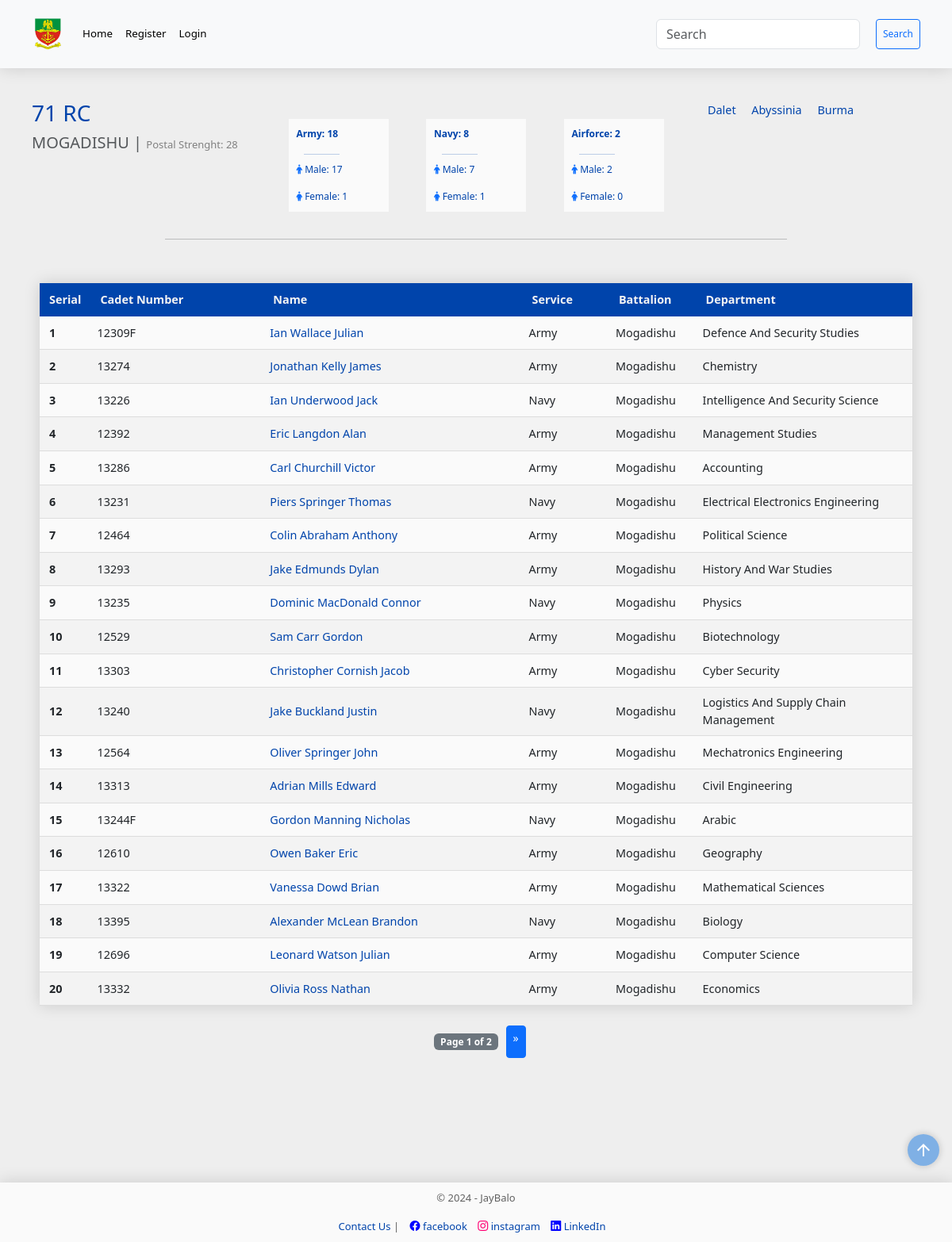
/course/1/1, run on the app's committed database.
### models.py (models this page shows, shortened)
class RegularCourse(db.Model):
    __tablename__="regular_courses"
    id = Column("id", Integer, primary_key=True)
    course_no = Column("course_no", Integer, nullable=False)
    cadet = relationship('Cadet', back_populates='regular_course')

class Battalion(db.Model):
    __tablename__="battalions"
    id = Column("id", Integer, primary_key=True, autoincrement=True)
    bn = Column("bn", String, nullable=False)
    cadet = relationship('Cadet', back_populates='bn')

class Cadet(db.Model):
    __tablename__= "cadets"
    id = Column("id", Integer, primary_key=True, autoincrement=True)
    cadet_no = Column("cadet_no", String, unique=True, nullable=False)
    first_name = Column("first_name", String, nullable=False)
    middle_name = Column("middle_name", String, nullable=True)
    last_name = Column("last_name", String, nullable=False)
    religion = Column("religion", String, nullable=False)
    state = Column("state", String, nullable=False)
    lga = Column("lga", String, nullable=False)
    date_of_enlistment = Column("date_of_enlistment", String, nullable=False)
    date_of_birth = Column("date_of_birth", String, nullable=False)
    department_id = Column('department_id', ForeignKey('departments.id'), nullable=False)
    department = relationship('Department', back_populates='cadets')
    bn_id = Column("bn_id", ForeignKey('battalions.id'), nullable=False)
    bn = relationship('Battalion', back_populates='cadet')
    gender_id = Column("gender_id", ForeignKey('genders.id'), nullable=False)
    gender = relationship('Gender', back_populates='cadet')
    service_id = Column("service_id", ForeignKey('services.id'), nullable=False)
    service = relationship('Service', back_populates='cadet')
    regular_id = Column("regular_id", ForeignKey('regular_courses.id'), nullable=False)
    regular_course = relationship('RegularCourse', back_populates='cadet')
    medical = relationship('Medical', back_populates='cadet')
    admission_count = Column("admission_count", Integer, nullable=False, default=0)
    admission_date = Column(Date, nullable=True)  # New field for admission date
    scores = relationship("Score", back_populates='cadet', uselist=False)
    service_scores = relationship("ServiceScore", back_populates='cadet', uselist=False)
    courses = relationship("Course", back_populates="cadet")
    profile_picture = relationship('ProfilePicture', back_populates='cadet')

class Service(db.Model):
    __tablename__="services"
    id = Column('id', Integer, primary_key=True)
    service_type = Column('service_type', String, nullable=False)
    service_subjects = relationship('ServiceSubject', back_populates='service')
    cadet = relationship('Cadet', back_populates='service')

class Department(db.Model):
    __tablename__="departments"
    id = Column("id", Integer, primary_key=True)
    department_name = Column("department_name", String, nullable=False)
    faculty_id = Column("faculty_id", ForeignKey('faculties.id'), nullable=False)
    faculty = relationship('Faculty', back_populates='departments')
    cadets = relationship('Cadet', back_populates='department')
    courses = relationship('Course', back_populates='department')

### main.py (the view)
@app.route("/course/<int:id>/<int:bn_id>", methods=["GET"])
def select_course_bn(id, bn_id):
    search_form = SearchForm()
    page = request.args.get("page", 1, type=int)
    per_page = 20
    course_cadets = session.query(Cadet).filter(Cadet.regular_id == id, Cadet.bn_id == bn_id).all()
    course_no = session.query(RegularCourse).filter(RegularCourse.id == id).first()
    battalion = session.query(Battalion).filter(Battalion.id == bn_id).first()
    other_bn = session.query(Battalion).filter(Battalion.id != bn_id).all()
    start = (page - 1) * per_page
    end = start + per_page
    paginated_cadets = course_cadets[start:end]
    course = session.query(RegularCourse).all()
    course_dict = {}
    for course_object in course:
        key = course_object.id
        cse_count = session.query(Cadet).filter(Cadet.regular_id == key).count()
        course_dict[key] = [course_object.course_no, cse_count]
    course_cadets_count = session.query(Cadet).filter(Cadet.regular_id == id, Cadet.bn_id == bn_id).count()
    male_cdts_count = session.query(Cadet).filter(Cadet.gender_id == 1, Cadet.regular_id == id, Cadet.bn_id == bn_id).count()
    female_cdts_count = session.query(Cadet).filter(Cadet.gender_id == 2, Cadet.regular_id == id, Cadet.bn_id == bn_id).count()
    army_cdts_count = session.query(Cadet).filter(Cadet.service_id == 1, Cadet.regular_id == id, Cadet.bn_id == bn_id).count()
    army_male_cdts_count = session.query(Cadet).filter(Cadet.gender_id == 1, Cadet.service_id == 1, Cadet.regular_id == id, Cadet.bn_id == bn_id).count()
    army_female_cdts_count = session.query(Cadet).filter(Cadet.gender_id == 2, Cadet.service_id == 1, Cadet.regular_id == id, Cadet.bn_id == bn_id).count()
    navy_cdts_count = session.query(Cadet).filter(Cadet.service_id == 2, Cadet.regular_id == id, Cadet.bn_id == bn_id).count()
    navy_male_cdts_count = session.query(Cadet).filter(Cadet.gender_id == 1, Cadet.service_id == 2, Cadet.regular_id == id, Cadet.bn_id == bn_id).count()
    navy_female_cdts_count = session.query(Cadet).filter(Cadet.gender_id == 2, Cadet.service_id == 2, Cadet.regular_id == id, Cadet.bn_id == bn_id).count()
    airforce_cdts_count = session.query(Cadet).filter(Cadet.service_id == 3, Cadet.regular_id == id, Cadet.bn_id == bn_id).count()
    airforce_male_cdts_count = session.query(Cadet).filter(Cadet.gender_id == 1, Cadet.service_id == 3, Cadet.regular_id == id, Cadet.bn_id == bn_id).count()
    airforce_female_cdts_count = session.query(Cadet).filter(Cadet.gender_id == 2, Cadet.service_id == 3, Cadet.regular_id == id, Cadet.bn_id == bn_id).count()
    return render_template("bn.html",
                           search_form=search_form,
                           cadets=paginated_cadets,
                           battalion=battalion,
                           other_bn=other_bn,
                           page=page,
                           per_page=per_page,
                           total=len(course_cadets),
                           rows=course_cadets,
                           bn_id=bn_id,
                           course=id,
                           course_no=course_no,
                           course_dict=course_dict,
                           course_cadets_count=course_cadets_count,
                           army_cdts_count=army_cdts_count,
                           navy_cdts_count=navy_cdts_count,
                           airforce_cdts_count=airforce_cdts_count,
                           male_cdts_count=male_cdts_count,
                           female_cdts_count=female_cdts_count,
                           army_male_cdts_count=army_male_cdts_count,
                           army_female_cdts_count=army_female_cdts_count,
                           navy_male_cdts_count=navy_male_cdts_count,
                           navy_female_cdts_count=navy_female_cdts_count,
                           airforce_male_cdts_count=airforce_male_cdts_count,
                           airforce_female_cdts_count=airforce_female_cdts_count,
                           year=year
                           )

### templates/bn.html (shortened to what this page needs)
<!DOCTYPE html>
{% extends "base.html" %}
{% block content %}
    <div style="height: 1300px;" class="container">
      <div class="row" style="display: flex; flex-wrap: wrap; justify-content: space-between;">
        <div class="card-col-lg">
          <h3 style="color: rgb(0, 68, 171);">
            <a href="{{ url_for('select_course', id=course_no.id)}}"> {{ course_no.course_no }} RC </a>
          </h3>
          <h5 class="card-subtitle mb-2 text-body-secondary"> {{ battalion.bn.upper() }} | <span style="font-weight: normal; font-size: small; color: grey;">Postal Strenght: {{ course_cadets_count }}</span></h5>
        </div>
        <div class="card-col">
          <a class="link-card" href="{{ url_for('select_course_bn_service', bn_id=bn_id, id=course_no.id, service_id=1) }}" >
            <div class="card-body">
              <div class="col">
                <p class="card-heading-text"><b>Army: {{ army_cdts_count }} </b></p>
                <hr style="width: 70%;">
                <p class="card-text"><i style="color: #0d6efd;" class="fa fa-male" aria-hidden="true"></i> Male: {{ army_male_cdts_count }}</p>
                <p class="card-text"><i style="color: #0d6efd;" class="fa fa-female" aria-hidden="true"></i> Female: {{ army_female_cdts_count }}</p>
              </div>
            </div>
          </a>
        </div>
        <div class="card-col">
          <a class="link-card" href="{{ url_for('select_course_bn_service', bn_id=bn_id, id=course_no.id, service_id=2) }}">
            <div class="card-body">
              <div class="col">
                <p class="card-heading-text"><b>Navy: {{ navy_cdts_count }} </b></p>
                <hr style="width: 70%;">
                <p class="card-text"><i style="color: #0d6efd;" class="fa fa-male" aria-hidden="true"></i> Male: {{ navy_male_cdts_count }}</p>
                <p class="card-text"><i style="color: #0d6efd;" class="fa fa-female" aria-hidden="true"></i> Female: {{ navy_female_cdts_count }}</p>
              </div>
            </div>
          </a>
        </div>
        <div class="card-col">
          <a class="link-card" href="{{ url_for('select_course_bn_service', bn_id=bn_id, id=course_no.id, service_id=3) }}">
            <div class="card-body">
              <div class="col">
                <p class="card-heading-text"><b>Airforce: {{ airforce_cdts_count }} </b></p>
                <hr style="width: 70%;">
                <p class="card-text"><i style="color: #0d6efd;" class="fa fa-male" aria-hidden="true"></i> Male: {{ airforce_male_cdts_count }}</p>
                <p class="card-text"><i style="color: #0d6efd;" class="fa fa-female" aria-hidden="true"></i> Female: {{ airforce_female_cdts_count }}</p>
              </div>
            </div>
          </a>
        </div>
        <div class="card-col-lg">
          {% for bn in other_bn %}
          <a style="padding: 0.5rem; font-size: 0.9rem;" href="{{ url_for('select_course_bn', bn_id=bn.id, id=course_no.id) }}">
            {{ bn.bn.capitalize() }}
          </a>
          {% endfor %}
        </div>
      </div>
          <hr style="margin: 10px auto;">
      <div style="justify-content: center;" class="container">
        <div style="width: 100%;" id="autocomplete-suggestions" class="autocomplete-suggestions custom-container">
        <table class="custom-table table-sm table-hover">
          <thead style="background-color: rgb(64, 179, 224);">
            <tr>
              <th style="width: 5%;" scope="col">Serial</th>
              <th style="width: 20%;" scope="col">Cadet Number</th>
              <th style="width: 30%;" scope="col">Name</th>
              <th style="width: 10%;" scope="col">Service</th>
              <th style="width: 10%;" scope="col">Battalion</th>
              <th style="width: 30%;" scope="col">Department</th>
            </tr>
          </thead>
          <tbody id="cadet-table-body">
          {% for row in cadets %}
            <tr class="active-row">
              <th scope="row">{{ (page - 1) * per_page + loop.index }}</th>
                <td data-cell="Cadet No">{{ row.cadet_no }}</td>
                <td data-cell="Name"><a style="text-decoration: none; color: rgb(0, 68, 171);" href="{{ url_for('student_info', id=row.id) }}">{{ row.first_name }} {{ row.middle_name }} {{ row.last_name }}</a></td>
                <td data-cell="Service">{{ row.service.service_type.title() }} </td>
                <td data-cell="Battalion">{{ row.bn.bn.title() }} </td>
                <td data-cell="Department">{{ row.department.department_name.title() }} </td>
            </tr>
          {% endfor %}
          </tbody>
        </table>
      </div>
        <div class="pagination pagination-sm justify-content-center">
          <span class="badge bg-secondary">Page {{ page }} of {{ (total // per_page) + 1 }}</span>
          {% if page * per_page < total %}
          <a href="{{ url_for('select_course_bn', page=page+1, id=course, bn_id=bn_id) }}" class="btn btn-primary btn-sm" aria-label="Next">
            <span aria-hidden="true">&raquo;</span>
          </a>
          {% endif %}
        </div>
      </div>
    </div>
{% endblock %}

### data on the page
RegularCourse: course_no "71"
Battalion: bn "MOGADISHU"
Battalion: bn "Dalet"
Battalion: bn "Abyssinia"
Battalion: bn "Burma"
Cadet: index "1", cadet_no "12309F", first_name "Ian", middle_name "Wallace", last_name "Julian", service.service_type "Army", bn.bn "Mogadishu", department.department_name "Defence And Security Studies"
Cadet: index "2", cadet_no "13274", first_name "Jonathan", middle_name "Kelly", last_name "James", service.service_type "Army", bn.bn "Mogadishu", department.department_name "Chemistry"
Cadet: index "3", cadet_no "13226", first_name "Ian", middle_name "Underwood", last_name "Jack", service.service_type "Navy", bn.bn "Mogadishu", department.department_name "Intelligence And Security Science"
Cadet: index "4", cadet_no "12392", first_name "Eric", middle_name "Langdon", last_name "Alan", service.service_type "Army", bn.bn "Mogadishu", department.department_name "Management Studies"
Cadet: index "5", cadet_no "13286", first_name "Carl", middle_name "Churchill", last_name "Victor", service.service_type "Army", bn.bn "Mogadishu", department.department_name "Accounting"
Cadet: index "6", cadet_no "13231", first_name "Piers", middle_name "Springer", last_name "Thomas", service.service_type "Navy", bn.bn "Mogadishu", department.department_name "Electrical Electronics Engineering"
Cadet: index "7", cadet_no "12464", first_name "Colin", middle_name "Abraham", last_name "Anthony", service.service_type "Army", bn.bn "Mogadishu", department.department_name "Political Science"
Cadet: index "8", cadet_no "13293", first_name "Jake", middle_name "Edmunds", last_name "Dylan", service.service_type "Army", bn.bn "Mogadishu", department.department_name "History And War Studies"
Cadet: index "9", cadet_no "13235", first_name "Dominic", middle_name "MacDonald", last_name "Connor", service.service_type "Navy", bn.bn "Mogadishu", department.department_name "Physics"
Cadet: index "10", cadet_no "12529", first_name "Sam", middle_name "Carr", last_name "Gordon", service.service_type "Army", bn.bn "Mogadishu", department.department_name "Biotechnology"
Cadet: index "11", cadet_no "13303", first_name "Christopher", middle_name "Cornish", last_name "Jacob", service.service_type "Army", bn.bn "Mogadishu", department.department_name "Cyber Security"
Cadet: index "12", cadet_no "13240", first_name "Jake", middle_name "Buckland", last_name "Justin", service.service_type "Navy", bn.bn "Mogadishu", department.department_name "Logistics And Supply Chain Management"
Cadet: index "13", cadet_no "12564", first_name "Oliver", middle_name "Springer", last_name "John", service.service_type "Army", bn.bn "Mogadishu", department.department_name "Mechatronics Engineering"
Cadet: index "14", cadet_no "13313", first_name "Adrian", middle_name "Mills", last_name "Edward", service.service_type "Army", bn.bn "Mogadishu", department.department_name "Civil Engineering"
Cadet: index "15", cadet_no "13244F", first_name "Gordon", middle_name "Manning", last_name "Nicholas", service.service_type "Navy", bn.bn "Mogadishu", department.department_name "Arabic"
Cadet: index "16", cadet_no "12610", first_name "Owen", middle_name "Baker", last_name "Eric", service.service_type "Army", bn.bn "Mogadishu", department.department_name "Geography"
Cadet: index "17", cadet_no "13322", first_name "Vanessa", middle_name "Dowd", last_name "Brian", service.service_type "Army", bn.bn "Mogadishu", department.department_name "Mathematical Sciences"
Cadet: index "18", cadet_no "13395", first_name "Alexander", middle_name "McLean", last_name "Brandon", service.service_type "Navy", bn.bn "Mogadishu", department.department_name "Biology"
Cadet: index "19", cadet_no "12696", first_name "Leonard", middle_name "Watson", last_name "Julian", service.service_type "Army", bn.bn "Mogadishu", department.department_name "Computer Science"
Cadet: index "20", cadet_no "13332", first_name "Olivia", middle_name "Ross", last_name "Nathan", service.service_type "Army", bn.bn "Mogadishu", department.department_name "Economics"

### other printed values
{{ course_cadets_count }} "28"
{{ army_cdts_count }} "18"
{{ army_male_cdts_count }} "17"
{{ army_female_cdts_count }} "1"
{{ navy_cdts_count }} "8"
{{ navy_male_cdts_count }} "7"
{{ navy_female_cdts_count }} "1"
{{ airforce_cdts_count }} "2"
{{ airforce_male_cdts_count }} "2"
{{ airforce_female_cdts_count }} "0"
{{ page }} "1"
{{ (total // per_page) + 1 }} "2"
{{ year }} "2024"
